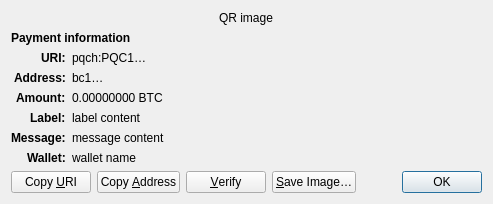
<?xml version="1.0" encoding="UTF-8"?>
<ui version="4.0">
 <class>ReceiveRequestDialog</class>
 <widget class="QDialog" name="ReceiveRequestDialog">
  <property name="geometry">
   <rect>
    <x>0</x>
    <y>0</y>
    <width>413</width>
    <height>229</height>
   </rect>
  </property>
  <property name="windowTitle">
   <string>Request payment to …</string>
  </property>
  <layout class="QGridLayout" name="gridLayout" columnstretch="0,1">
   <property name="sizeConstraint">
    <enum>QLayout::SetFixedSize</enum>
   </property>
   <item row="0" column="0" colspan="2" alignment="Qt::AlignHCenter">
    <widget class="QRImageWidget" name="qr_code">
     <property name="text">
      <string notr="true">QR image</string>
     </property>
     <property name="textInteractionFlags">
      <set>Qt::NoTextInteraction</set>
     </property>
    </widget>
   </item>
   <item row="1" column="0" colspan="2">
    <widget class="QLabel" name="payment_header">
     <property name="font">
      <font>
       <weight>75</weight>
       <bold>true</bold>
      </font>
     </property>
     <property name="text">
      <string>Payment information</string>
     </property>
     <property name="textInteractionFlags">
      <set>Qt::NoTextInteraction</set>
     </property>
    </widget>
   </item>
   <item row="2" column="0" alignment="Qt::AlignRight|Qt::AlignTop">
    <widget class="QLabel" name="uri_tag">
     <property name="font">
      <font>
       <weight>75</weight>
       <bold>true</bold>
      </font>
     </property>
     <property name="text">
      <string notr="true">URI:</string>
     </property>
     <property name="textFormat">
      <enum>Qt::PlainText</enum>
     </property>
     <property name="textInteractionFlags">
      <set>Qt::NoTextInteraction</set>
     </property>
    </widget>
   </item>
   <item row="2" column="1" alignment="Qt::AlignTop">
    <widget class="QLabel" name="uri_content">
     <property name="text">
      <string notr="true">pqch:PQC1…</string>
     </property>
     <property name="textFormat">
      <enum>Qt::RichText</enum>
     </property>
     <property name="wordWrap">
      <bool>true</bool>
     </property>
     <property name="textInteractionFlags">
      <set>Qt::TextSelectableByMouse</set>
     </property>
    </widget>
   </item>
   <item row="3" column="0" alignment="Qt::AlignRight|Qt::AlignTop">
    <widget class="QLabel" name="address_tag">
     <property name="font">
      <font>
       <weight>75</weight>
       <bold>true</bold>
      </font>
     </property>
     <property name="text">
      <string>Address:</string>
     </property>
     <property name="textInteractionFlags">
      <set>Qt::NoTextInteraction</set>
     </property>
    </widget>
   </item>
   <item row="3" column="1" alignment="Qt::AlignTop">
    <widget class="QLabel" name="address_content">
     <property name="text">
      <string notr="true">bc1…</string>
     </property>
     <property name="textFormat">
      <enum>Qt::PlainText</enum>
     </property>
     <property name="textInteractionFlags">
      <set>Qt::TextSelectableByMouse</set>
     </property>
    </widget>
   </item>
   <item row="4" column="0" alignment="Qt::AlignRight|Qt::AlignTop">
    <widget class="QLabel" name="amount_tag">
     <property name="font">
      <font>
       <weight>75</weight>
       <bold>true</bold>
      </font>
     </property>
     <property name="text">
      <string>Amount:</string>
     </property>
     <property name="textInteractionFlags">
      <set>Qt::NoTextInteraction</set>
     </property>
    </widget>
   </item>
   <item row="4" column="1" alignment="Qt::AlignTop">
    <widget class="QLabel" name="amount_content">
     <property name="text">
      <string notr="true">0.00000000 BTC</string>
     </property>
     <property name="textFormat">
      <enum>Qt::PlainText</enum>
     </property>
     <property name="textInteractionFlags">
      <set>Qt::TextSelectableByMouse</set>
     </property>
    </widget>
   </item>
   <item row="5" column="0" alignment="Qt::AlignRight|Qt::AlignTop">
    <widget class="QLabel" name="label_tag">
     <property name="font">
      <font>
       <weight>75</weight>
       <bold>true</bold>
      </font>
     </property>
     <property name="text">
      <string>Label:</string>
     </property>
     <property name="textInteractionFlags">
      <set>Qt::NoTextInteraction</set>
     </property>
    </widget>
   </item>
   <item row="5" column="1" alignment="Qt::AlignTop">
    <widget class="QLabel" name="label_content">
     <property name="text">
      <string notr="true">label content</string>
     </property>
     <property name="textFormat">
      <enum>Qt::PlainText</enum>
     </property>
     <property name="wordWrap">
      <bool>true</bool>
     </property>
     <property name="textInteractionFlags">
      <set>Qt::TextSelectableByMouse</set>
     </property>
    </widget>
   </item>
   <item row="6" column="0" alignment="Qt::AlignRight|Qt::AlignTop">
    <widget class="QLabel" name="message_tag">
     <property name="font">
      <font>
       <weight>75</weight>
       <bold>true</bold>
      </font>
     </property>
     <property name="text">
      <string>Message:</string>
     </property>
     <property name="textInteractionFlags">
      <set>Qt::NoTextInteraction</set>
     </property>
    </widget>
   </item>
   <item row="6" column="1" alignment="Qt::AlignTop">
    <widget class="QLabel" name="message_content">
     <property name="text">
      <string notr="true">message content</string>
     </property>
     <property name="textFormat">
      <enum>Qt::PlainText</enum>
     </property>
     <property name="wordWrap">
      <bool>true</bool>
     </property>
     <property name="textInteractionFlags">
      <set>Qt::TextSelectableByMouse</set>
     </property>
    </widget>
   </item>
   <item row="7" column="0" alignment="Qt::AlignRight|Qt::AlignTop">
    <widget class="QLabel" name="wallet_tag">
     <property name="font">
      <font>
       <weight>75</weight>
       <bold>true</bold>
      </font>
     </property>
     <property name="text">
      <string>Wallet:</string>
     </property>
     <property name="textInteractionFlags">
      <set>Qt::NoTextInteraction</set>
     </property>
    </widget>
   </item>
   <item row="7" column="1" alignment="Qt::AlignTop">
    <widget class="QLabel" name="wallet_content">
     <property name="text">
      <string notr="true">wallet name</string>
     </property>
     <property name="textFormat">
      <enum>Qt::PlainText</enum>
     </property>
     <property name="wordWrap">
      <bool>true</bool>
     </property>
     <property name="textInteractionFlags">
      <set>Qt::TextSelectableByMouse</set>
     </property>
    </widget>
   </item>
   <item row="8" column="0" colspan="2">
    <layout class="QHBoxLayout" name="horizontalLayout">
     <item>
      <widget class="QPushButton" name="btnCopyURI">
       <property name="text">
        <string>Copy &amp;URI</string>
       </property>
       <property name="autoDefault">
        <bool>false</bool>
       </property>
      </widget>
     </item>
     <item>
      <widget class="QPushButton" name="btnCopyAddress">
       <property name="text">
        <string>Copy &amp;Address</string>
       </property>
       <property name="autoDefault">
        <bool>false</bool>
       </property>
      </widget>
     </item>
     <item>
      <widget class="QPushButton" name="btnVerify">
       <property name="text">
        <string>&amp;Verify</string>
       </property>
       <property name="toolTip">
        <string>Verify this address on e.g. a hardware wallet screen</string>
       </property>
       <property name="autoDefault">
        <bool>false</bool>
       </property>
      </widget>
     </item>
     <item>
      <widget class="QPushButton" name="btnSaveAs">
       <property name="text">
        <string>&amp;Save Image…</string>
       </property>
       <property name="autoDefault">
        <bool>false</bool>
       </property>
      </widget>
     </item>
     <item>
      <spacer name="horizontalSpacer_2">
       <property name="orientation">
        <enum>Qt::Horizontal</enum>
       </property>
       <property name="sizeHint" stdset="0">
        <size>
         <width>40</width>
         <height>20</height>
        </size>
       </property>
      </spacer>
     </item>
     <item>
      <widget class="QDialogButtonBox" name="buttonBox">
       <property name="focusPolicy">
        <enum>Qt::StrongFocus</enum>
       </property>
       <property name="standardButtons">
        <set>QDialogButtonBox::Ok</set>
       </property>
      </widget>
     </item>
    </layout>
   </item>
  </layout>
 </widget>
 <customwidgets>
  <customwidget>
   <class>QRImageWidget</class>
   <extends>QLabel</extends>
   <header>qt/qrimagewidget.h</header>
  </customwidget>
 </customwidgets>
 <tabstops>
  <tabstop>buttonBox</tabstop>
  <tabstop>btnCopyURI</tabstop>
  <tabstop>btnCopyAddress</tabstop>
  <tabstop>btnSaveAs</tabstop>
 </tabstops>
 <resources/>
 <connections>
  <connection>
   <sender>buttonBox</sender>
   <signal>accepted()</signal>
   <receiver>ReceiveRequestDialog</receiver>
   <slot>accept()</slot>
   <hints>
    <hint type="sourcelabel">
     <x>135</x>
     <y>230</y>
    </hint>
    <hint type="destinationlabel">
     <x>135</x>
     <y>126</y>
    </hint>
   </hints>
  </connection>
 </connections>
</ui>
